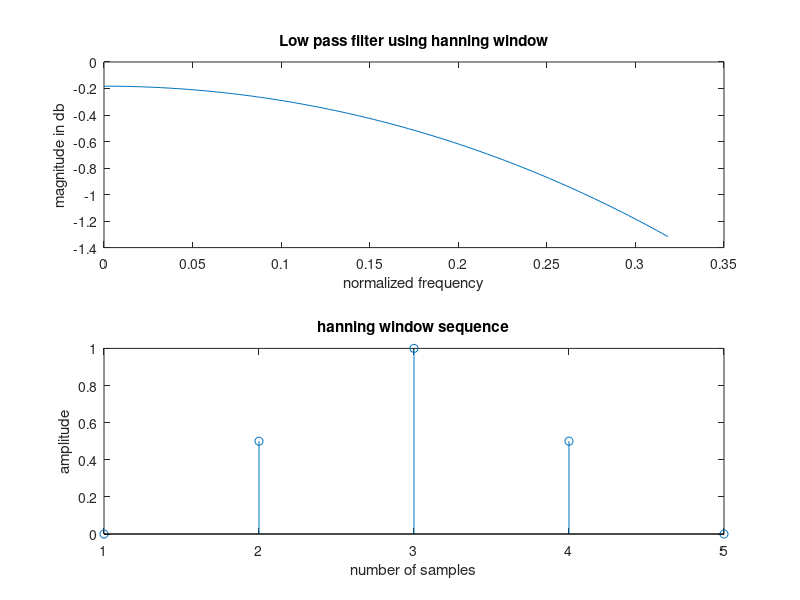

MATLAB code to generate this figure:
clc;
clear all;
close all;
wc=0.5*pi;
N=input("enter N:");
alpha=(N-1)/2;
eps=0.001;
hd=sin(wc*(N-alpha+eps)./(pi*(N-alpha+eps)));
wr=hanning(N);
hn=hd.*wr';
w=0:0.01:1;
h=freqz(hn,1,w);
subplot(2,1,1);
plot(w/pi,10*log10(abs(h)));
title('Low pass filter using hanning window');
xlabel('normalized frequency');
ylabel('magnitude in db');
subplot(2,1,2);
stem(wr);
title('hanning window sequence');
xlabel('number of samples');
ylabel('amplitude');
